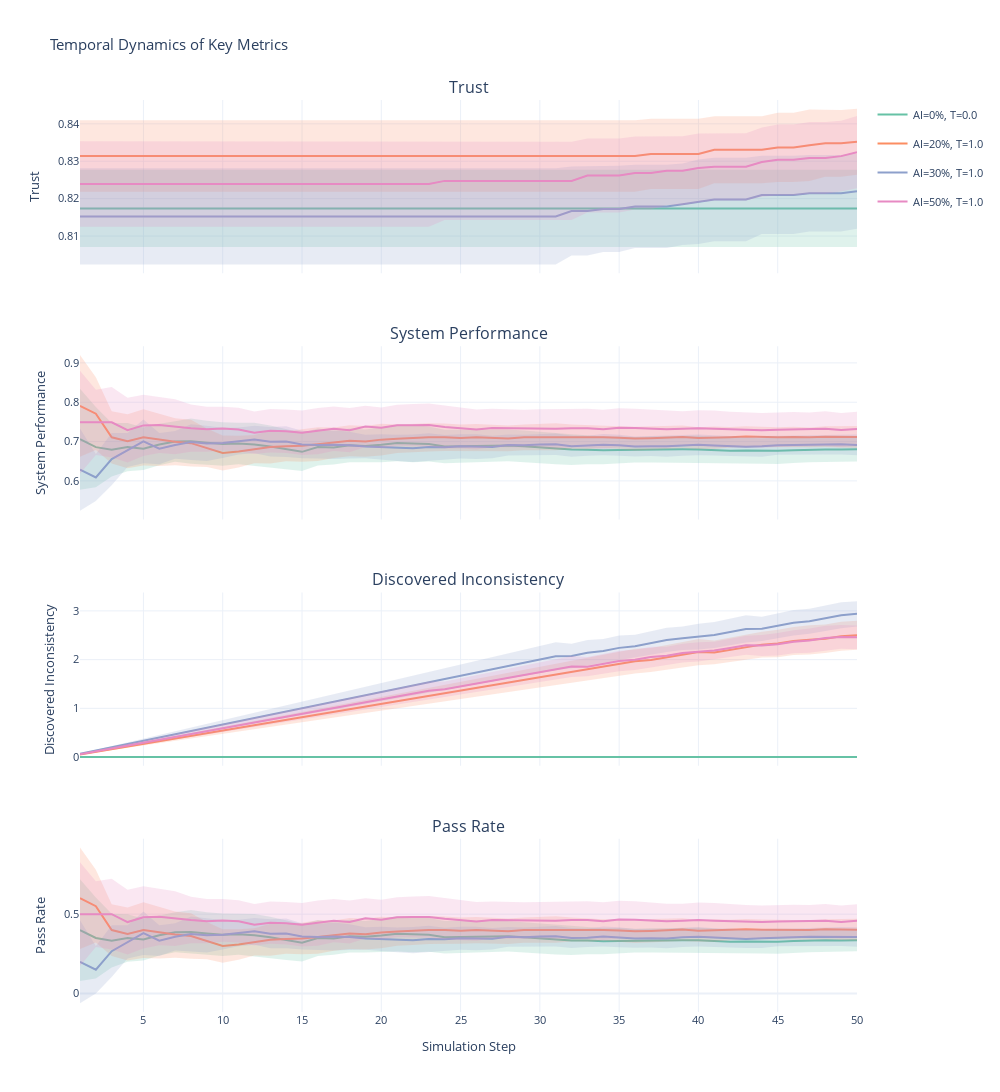

The cell this chart's notebook holds for it:
### Markdown cell above
## 8. Figure 2: Temporal Dynamics

Evolution of key metrics over time for selected scenarios.

### Code cell
# Select representative scenarios to plot
scenarios_to_plot = [0, 2, 5, 6]  # Baseline, Low AI+T, Moderate AI+T+Adapt, High AI+T+Adapt

fig2 = plot_temporal_dynamics(
    df_results,
    scenarios_to_plot=scenarios_to_plot,
    metrics=['trust', 'system_performance', 'discovered_inconsistency', 'pass_rate'],
    out_html='figure2_dynamics_GIQ.html'
)

fig2.show()
